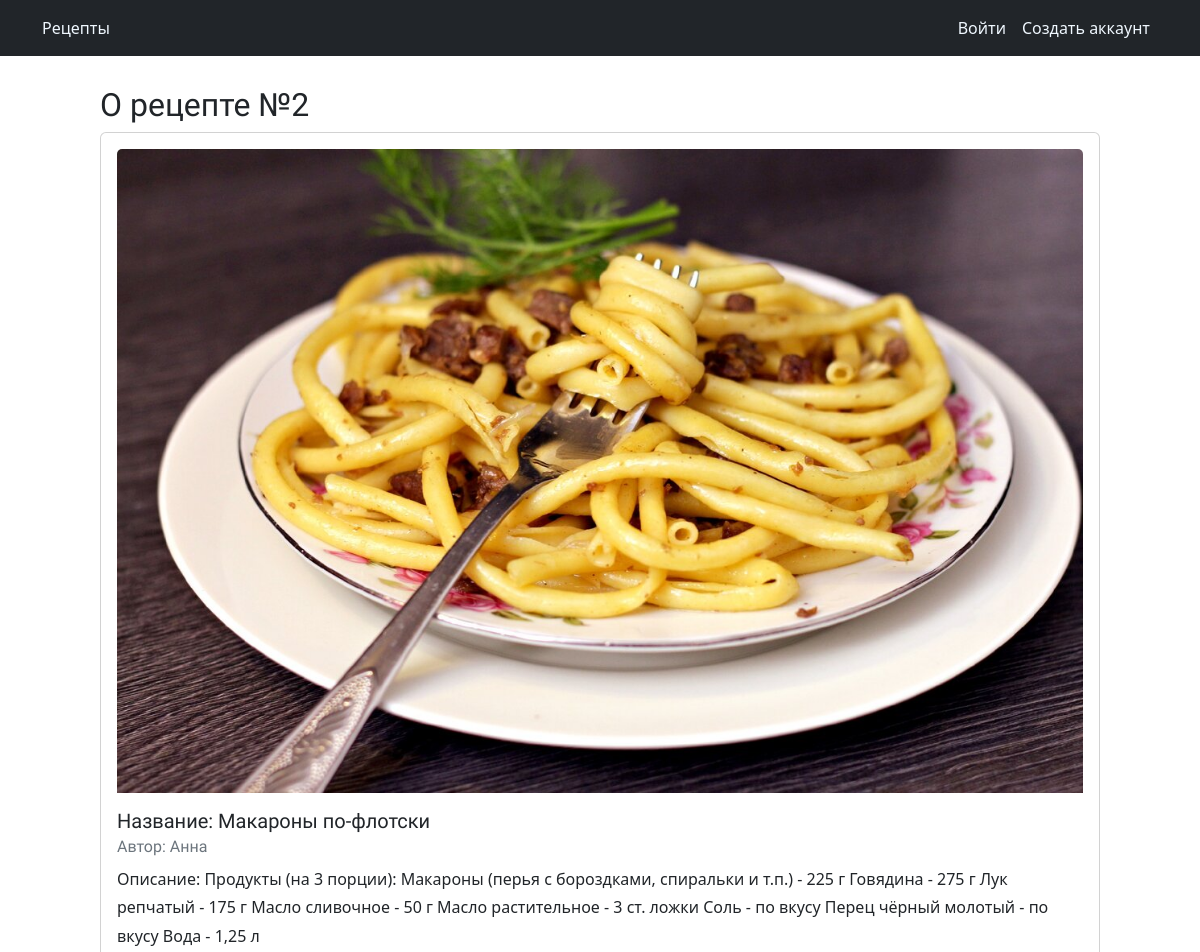
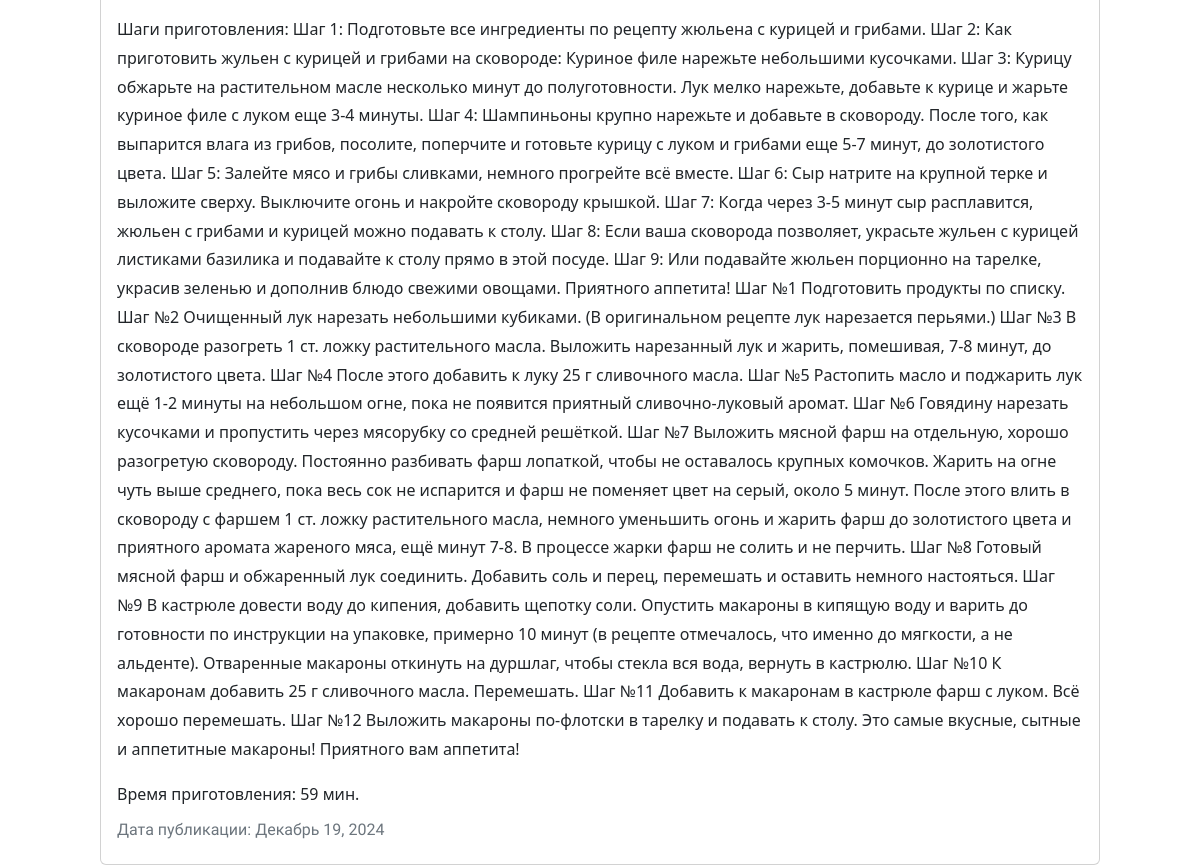
Screenshot of /recipe/2 with the database file from the repository (2 pictures, top to bottom).
### recipesapp/models.py (models this page shows, shortened)
class Recipe(models.Model):
    title = models.CharField(max_length=100)
    description = models.TextField()
    steps_cooking = models.TextField()
    time_for_cooking = models.IntegerField(default=10)
    photo = models.ImageField(upload_to="img/%Y/%m/%d/")
    author = models.ForeignKey(User, on_delete=models.CASCADE)
    created_at = models.DateTimeField(auto_now_add=True)
    updated_at = models.DateTimeField(auto_now=True)
    class Meta:
        verbose_name = 'Рецепты'
        verbose_name_plural = 'Рецепты'

### recipesapp/views.py (the view)
# urls.py: path('recipe/<int:pk>', RecipeDetailView.as_view(), name="recipes-detail"),
class RecipeDetailView(DetailView):
    model = models.Recipe

### recipesapp/templates/recipesapp/recipe_detail.html (shortened to what this page needs)
<!DOCTYPE html>
{% extends "base.html" %}
{% block content %}
<h2>О рецепте №{{object.id}}</h2>
<div class="card mb-3">
  <div class="card-body">
      {% if recipe.photo %}
        <p><img class="card-img-top" src="{{recipe.photo.url}}"></p>
      {% endif %}
    <h5 class="card-title">Название: {{ object.title }}</h5>
    <h6 class="card-subtitle mb-2 text-muted">Автор: {{ object.author }}</h6>
    <p class="card-text">Описание: {{ object.description }}</p>
    <p class="card-text">Шаги приготовления: {{ object.steps_cooking }}</p>
    <p class="card-text">Время приготовления: {{ object.time_for_cooking }} мин.</p>
    <h6 class="card-subtitle mb-2 text-muted">Дата публикации: {{ object.updated_at|date:"F d, Y" }}</h6>
  </div>
</div>
{% endblock content %}

### usersapp/templates/base.html (shortened to what this page needs)
<!DOCTYPE html>
{% load static %}
<html>
<head>
  <link href="{% static 'css/base.css' %}" rel="stylesheet">
  <link href="https://cdn.jsdelivr.net/npm/bootstrap@5.2.0-beta1/dist/css/bootstrap.min.css"
    rel="stylesheet"
  />
</head>
<body>
  <nav class="navbar navbar-expand-lg navbar-dark bg-dark">
    <div class="container">
      <a class="nav-link active" style="color: aliceblue;" href="{% url 'recipes-home' %}">Рецепты</a>
      <div class="d-flex justify-content-end" id="navbarNav">
        <ul class="navbar-nav">
              {% if request.user.is_authenticated %}
              <li class="nav-item">
                <a class="nav-link active" style="color: aliceblue;" href="{% url 'recipes-create' %}">Добавить рецепт</a>
              </li>
                <a href="{% url 'dashboard' %}" class="nav-link active" style="color: aliceblue;">Мой профиль</a>
                <a  class="nav-link active" style="color: aliceblue;" href="{% url 'logout' %}" method="post">Выйти</a>
              {% else %}
              <a class="nav-link active" style="color: aliceblue;" href="{% url 'login' %}">Войти</a>
              <a class="nav-link active" style="color: aliceblue;" href="{% url 'register' %}">Создать аккаунт</a>
              {% endif %}
        </ul>
      </div>
    </div>
  </nav>
  <div id="content">
    {% block content %}
    {% endblock %}
  </div>
</body>
</html>

### usersapp/static/css/base.css (style rules this page uses)
body { margin:0; padding:0; font-family:helvetica, sans-serif; }
p { line-height: 1.8; }
a { color:#12c064; text-decoration:none; }
h1, h2, h3, h4, h5 , h6 { font-family: 'Muli', sans-serif; font-weight:normal; }
h2 { margin:30px 0 20px; }
#content { padding:30px 100px; }

### rows the page displays
Recipe: id "2", photo (picture), title "Макароны по-флотски", author "Анна", description "Продукты (на 3 порции): Макароны (перья с бороздками, спиральки и т.п.) - 225 г Говядина - 275 г Лук репчатый - 175 г Масло сливочное - 50 г Масло растительное - 3 ст. ложки Соль - по вкусу Перец чёрный молотый - по вкусу Вода - 1,25 л", steps_cooking "Шаг 1: Подготовьте все ингредиенты по рецепту жюльена с курицей и грибами. Шаг 2: Как приготовить жульен с курицей и грибами на сковороде: Куриное филе нарежьте небольшими кусочками. Шаг 3: Курицу обжарьте на растительном масле несколько минут до полуготовности. Лук мелко нарежьте, добавьте к курице и жарьте куриное филе с луком еще 3-4 минуты. Шаг 4: Шампиньоны крупно нарежьте и добавьте в сковороду. После того, как выпарится влага из грибов, посолите, поперчите и готовьте курицу с луком и грибами еще 5-7 минут, до золотистого цвета. Шаг 5: Залейте мясо и грибы сливками, немного прогрейте всё вместе. Шаг 6: Сыр натрите на крупной терке и выложите сверху. Выключите огонь и накройте…", updated_at "Декабрь 19, 2024"

### other values shown
{{ object.time_for_cooking }} "59"
